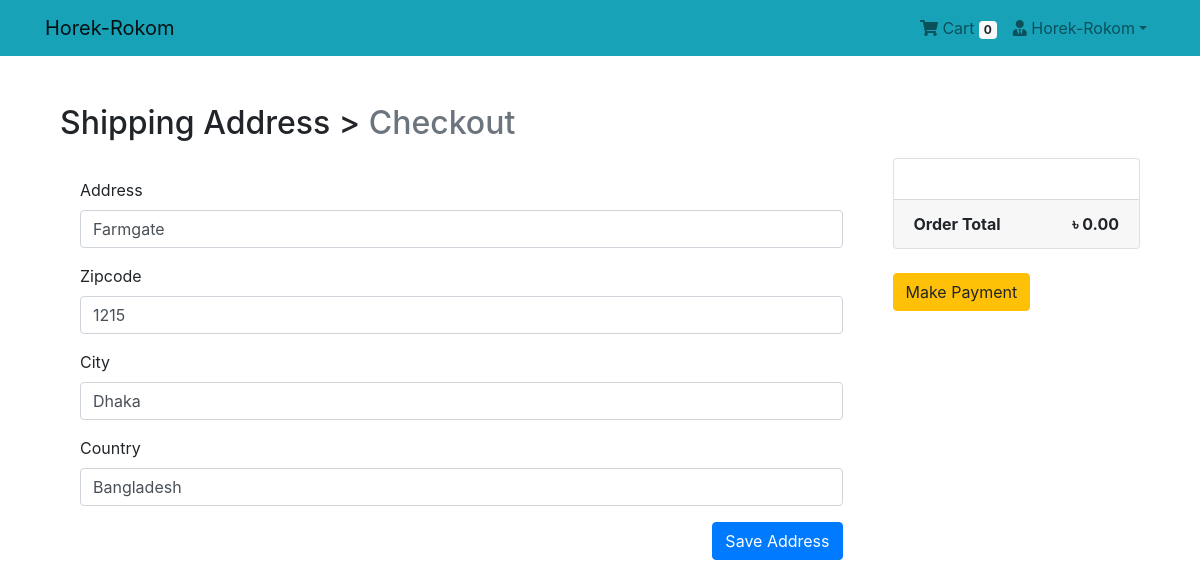
/payment/checkout/ (signed in), run on an earlier commit of the app's database.
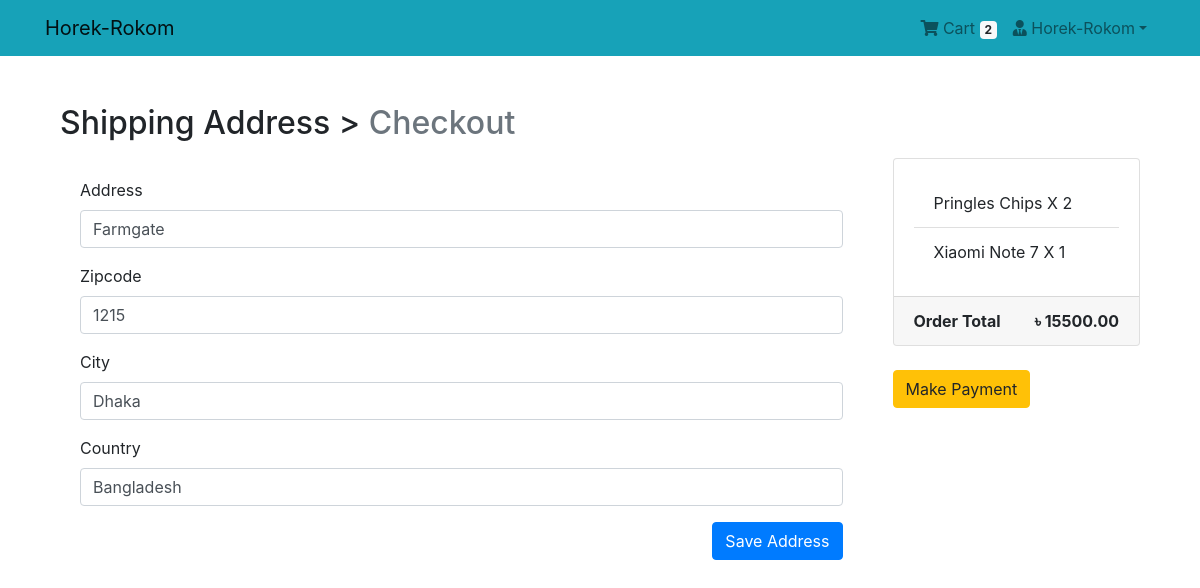
And on a later commit of the database.
### App_Login/models.py (models this page shows, shortened)
class User(AbstractBaseUser, PermissionsMixin):
    email = models.EmailField(unique=True, null=False)
    is_staff = models.BooleanField(
        ugettext_lazy('staff status'),
        default=False,
        help_text=ugettext_lazy(
            'Designates whether the user can log in this site'
        )
    )
    is_active = models.BooleanField(
        ugettext_lazy('active'),
        default=True,
        help_text=ugettext_lazy(
            'Designates whether this user should be treated as active. Unselect this instead of deleting accounts'
        )
    )
    USERNAME_FIELD = 'email'
    objects = MyUserManager()

class Profile(models.Model):
    user = models.OneToOneField(
        User, on_delete=models.CASCADE, related_name='profile')
    username = models.CharField(max_length=264, blank=True)
    full_name = models.CharField(max_length=264, blank=True)
    address_1 = models.TextField(max_length=300, blank=True)
    city = models.CharField(max_length=40, blank=True)
    zipcode = models.CharField(max_length=10, blank=True)
    country = models.CharField(max_length=50, blank=True)
    phone = models.CharField(max_length=20, blank=True)
    date_joined = models.DateTimeField(auto_now_add=True)

### App_Order/models.py (models this page shows, shortened)
class Cart(models.Model):
    user=models.ForeignKey(settings.AUTH_USER_MODEL,on_delete=models.CASCADE, related_name="cart")
    item=models.ForeignKey(Product,on_delete=models.CASCADE)
    quantity = models.IntegerField(default=1)
    purchased=models.BooleanField(default=False)
    created=models.DateTimeField(auto_now_add=True) #first bar
    updated=models.DateTimeField(auto_now=True)     #prottek update a
    def get_total(self):
        total=self.item.price*self.quantity
        float_total=format(total,'0.2f')
        return float_total

### App_Shop/models.py (models this page shows, shortened)
class Product(models.Model):
    mainimage=models.ImageField(upload_to='Products')
    name=models.CharField(max_length=264)
    category = models.ForeignKey(Category, on_delete=models.CASCADE, related_name='category')
    preview_text=models.TextField(max_length=200,verbose_name='Preview Text')
    detail_text=models.TextField(max_length=1000,verbose_name='Description')
    price=models.FloatField()
    old_price=models.FloatField(default=0.00)
    created=models.DateTimeField(auto_now_add=True)
    class Meta:
        ordering=['-created',] #latest date wise ordering thakbe

### App_Payment/views.py (the view)
# urls.py: path('checkout/',views.checkout,name="checkout"),
@login_required
def checkout(request):
    saved_address=BillingAddress.objects.get_or_create(user=request.user)
    saved_address=saved_address[0]
    print(saved_address)
    form=BillingForm(instance=saved_address)
    if request.method=="POST":
        form=BillingForm(request.POST,instance=saved_address)
        if form.is_valid():
            form.save()
            form=BillingForm(instance=saved_address)
            messages.success(request,f"Shipping Address Saved!")
    order_qs=Order.objects.filter(user=request.user,ordered=False)
    order_items=order_qs[0].orderitems.all()
    order_total=order_qs[0].get_totals()
    return render(request,'App_Payment/checkout.htm',context={"form":form,"order_items":order_items,"order_total":order_total,"saved_address":saved_address})

### App_Payment/forms.py
class BillingForm(forms.ModelForm):
    class Meta:
        model=BillingAddress
        fields=['address','zipcode','city','country']

### App_Order/models.py (called while the page is built)
    def get_totals(self):
        total=0
        for order_item in self.orderitems.all():
            total+= float(order_item.get_total())
        return total

### App_Order/templatetags/cart_tag.py (called while the page is built)
@register.filter
def cart_total(user):
    cart=Cart.objects.filter(user=user,purchased=False)
    if cart.exists():
        return cart.count()
    else:
        return 0

### App_Payment/models.py (called while the page is built)
    def __str__(self):
        return f'{self.user.profile.username} billing address'

    def is_fully_filled(self):
        field_names=[f.name for f in self._meta.get_fields()]
        for field_name in field_names:
            value=getattr(self,field_name)
            if value is None or value=='':
                return False
        return True

### templates/App_Payment/checkout.htm (shortened to what this page needs)
{% extends 'base.htm' %}
{% load crispy_forms_tags %}
{% block body_block %}
<div class="container mt-5">
    <h2 class="mb-3">
        Shipping Address > <span class="text-muted">Checkout</span>
    </h2>
    <div class="row">
        <div class="col-md-9">
            <div class="ard mb-5" style="height: auto;">
                <div class="card-body">
                    <form  method="post">
                        {{form|crispy}}
                        <button type="submit" class="btn btn-primary float-right">Save Address</button>
                    </form>
                </div>
            </div>
        </div>
        <div class="col-md-3">
            <div class="card" style="height: auto;">
                <div class="card-body">
                    <ul class="list-group list-group-flush">
                        {% for order_item in order_items %}
                            <li class="list-group-item">{{order_item.item.name}} X {{order_item.quantity}}</li>
                        {% endfor %}
                    </ul>
                </div>
                <div class="card-footer">
                    <span class="float-left"><b>Order Total</b></span>
                    <span class="float-right"><b>&#2547; {{order_total|floatformat:2}}</b></span>
                </div>
            </div>
            <br>
            {% if saved_address.is_fully_filled %}
            <a href="{% url 'App_Payment:pay' %}" class="btn btn-warning btn-md">Make Payment</a>
            {% else %}
            <div class="alert alert-info">
                <p>Please fill up all the information to make Payment </p>
            </div>
            {% endif %}
        </div>
    </div>
</div>
{% endblock %}

### templates/navbar.htm (shortened to what this page needs)
{% load cart_tag %}
<nav class="navbar navbar-expand-lg navbar-light bg-info">
    <div class="container">
        <a class="navbar-brand" href="{% url 'App_Shop:home' %}">Horek-Rokom</a>
        <div class="collapse navbar-collapse" id="navbarNav">
            <ul class="navbar-nav ml-auto">
                {% if request.user.is_authenticated %}
                <li class="nav-item">
                    <a href="{% url 'App_Order:cart' %}" class="nav-link"> <i class="fa fa-shopping-cart"></i> Cart
                        <span class="badge badge-light">{{request.user | cart_total}}</span>
                    </a>
                </li>
                <li class="nav-item dropdown">
                    <a class="nav-link dropdown-toggle" href="#" id="navbarDropdown" role="button" data-toggle="dropdown" aria-haspopup="true" aria-expanded="false">
                        <i class="fas fa-user-tie"></i>
                        {{request.user.profile.username}}</a>
                </li>
                {% else %}
                    <li class="nav-item">
                        <a href="{% url 'App_Login:login' %}" class="btn btn-primary">Login</a>
                    </li>
                {% endif %}
            </ul>
        </div>
    </div>
</nav>

What changed in the data, as far as the page shows it:
computed for User "Horek-Rokom": user|cart_total "0" → "2"
added Cart: item.name "Pringles Chips", quantity "2"
added Cart: item.name "Xiaomi Note 7", quantity "1"
Also different on the page:
{{ order_total|floatformat:2 }}: "0.00" → "15500.00"
